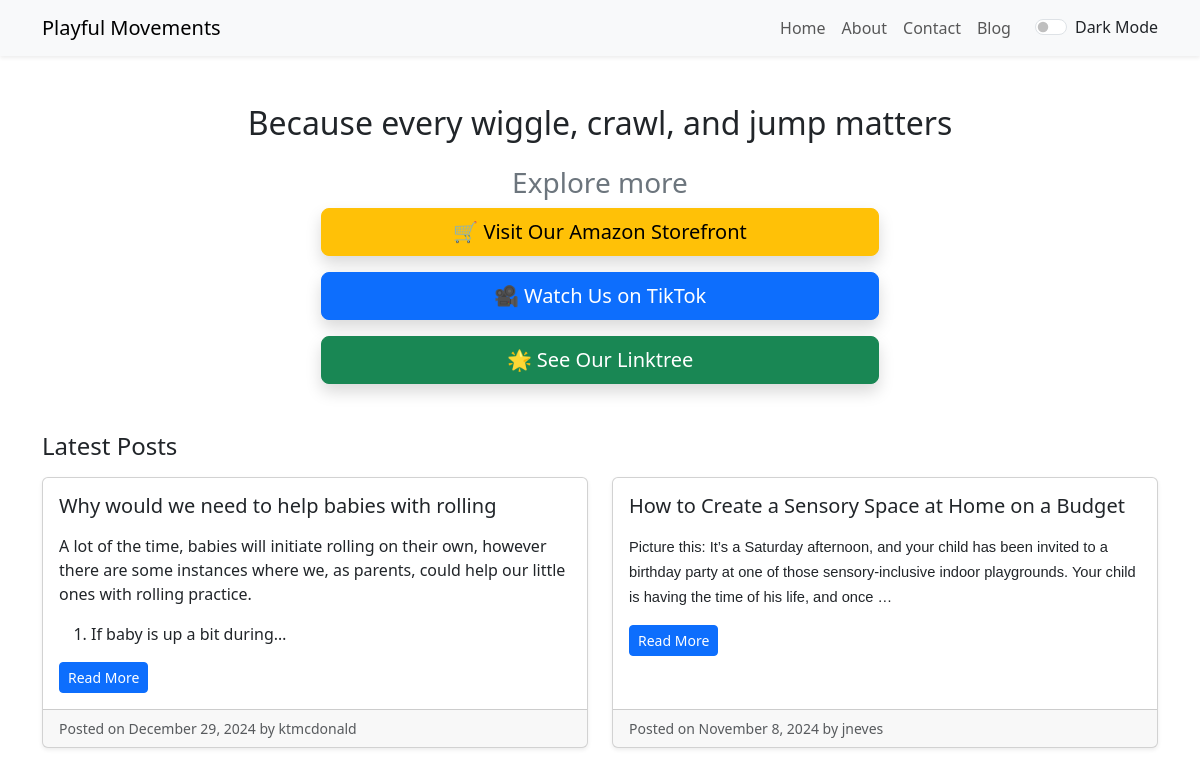
The page / on the database its author committed.
### blog/models.py (models this page shows, shortened)
class Post(models.Model):
    title = models.CharField(max_length=200)
    content = RichTextField()
    author = models.ForeignKey(User, on_delete=models.CASCADE)
    created_at = models.DateTimeField(default=timezone.now)
    updated_at = models.DateTimeField(auto_now=True)
    slug = models.SlugField(unique=True, blank=True)
    DRAFT = 'D'
    PUBLISHED = 'P'
    STATUS_CHOICES = [
        (DRAFT, 'Draft'),
        (PUBLISHED, 'Published'),
    ]
    status = models.CharField(
        max_length=1,
        choices=STATUS_CHOICES,
        default=DRAFT,
    )

### blog/views.py (the view)
# urls.py: path('', views.home, name='home'),
def home(request):
    posts = Post.objects.filter(status='P').order_by('-created_at')[:4]  # Latest 4 published posts
    return render(request, 'home.html', {'posts': posts})

### blog/templates/home.html
{% extends "base.html" %}
{% block content %}
<section class="text-center my-5">
    <h2 class="mb-4">Because every wiggle, crawl, and jump matters</h2>
    <h3 class="mb-2 text-secondary">Explore more</h3>
    <div class="d-grid gap-3 col-6 mx-auto">
      <a href="https://www.amazon.com/shop/playfulmovements" target="_blank" class="btn btn-warning btn-lg shadow">
        🛒 Visit Our Amazon Storefront
      </a>
      <a href="https://www.tiktok.com/@playfulmovements" target="_blank" class="btn btn-primary btn-lg shadow">
        🎥 Watch Us on TikTok
      </a>
      <a href="https://linktr.ee/playfulmovements" target="_blank" class="btn btn-success btn-lg shadow">
        🌟 See Our Linktree
      </a>
    </div>
  </section>
<div class="mb-5">
    <h2 class="h4 mb-3">Latest Posts</h2>
    {% if posts %}
        <div class="row row-cols-1 row-cols-md-2 g-4">
            {% for post in posts %}
            <div class="col">
                <div class="card h-100 shadow-sm">
                    <div class="card-body">
                        <h5 class="card-title">{{ post.title }}</h5>
                        <p class="card-text">{{ post.content|safe|truncatechars_html:200 }}</p>
                        <a href="{% url 'post_detail' post.slug %}" class="btn btn-primary btn-sm">Read More</a>
                    </div>
                    <div class="card-footer text-muted small">
                        Posted on {{ post.created_at|date:"F j, Y" }} by {{ post.author }}
                    </div>
                </div>
            </div>
            {% endfor %}
        </div>
    {% else %}
        <p>No posts yet.</p>
    {% endif %}
</div>
{% endblock %}

### blog/templates/base.html (shortened to what this page needs)
<!DOCTYPE html>
<html lang="en">
<head>
    <link href="https://cdn.jsdelivr.net/npm/bootstrap@5.3.3/dist/css/bootstrap.min.css" rel="stylesheet">
</head>
<body data-bs-theme="light" id="site-body">
    <nav class="navbar navbar-expand-lg shadow-sm" id="mainNavbar">
        <div class="container">
            <a class="navbar-brand" href="/">Playful Movements</a>
            <div class="collapse navbar-collapse" id="navbarNav">
                <ul class="navbar-nav ms-auto">
                    <li class="nav-item"><a class="nav-link" href="/">Home</a></li>
                    <li class="nav-item"><a class="nav-link" href="{% url 'about' %}">About</a></li>
                    <li class="nav-item"><a class="nav-link" href="#" data-bs-toggle="modal" data-bs-target="#contactModal">Contact</a></li>
                    <li class="nav-item"><a class="nav-link" href="{% url 'blog_home' %}">Blog</a></li>
                    <li class="nav-item d-flex align-items-center">
                        <div class="form-check form-switch ms-3">
                          <input class="form-check-input" type="checkbox" id="darkModeToggle">
                          <label class="form-check-label" for="darkModeToggle">Dark Mode</label>
                        </div>
                    </li>
                </ul>
            </div>
        </div>
    </nav>
    <main class="container my-4">
        {% block content %}{% endblock %}
    </main>
</html>

### rows shown on the page
Post: title "Why would we need to help babies with rolling", content "A lot of the time, babies will initiate rolling on their own, however there are some instances where we, as parents, could help our little ones with rolling practice. If baby is up a bit during…", created_at "December 29, 2024", author "ktmcdonald"
Post: title "How to Create a Sensory Space at Home on a Budget", content "Picture this: It’s a Saturday afternoon, and your child has been invited to a birthday party at one of those sensory-inclusive indoor playgrounds. Your child is having the time of his life, and once …", created_at "November 8, 2024", author "jneves"
